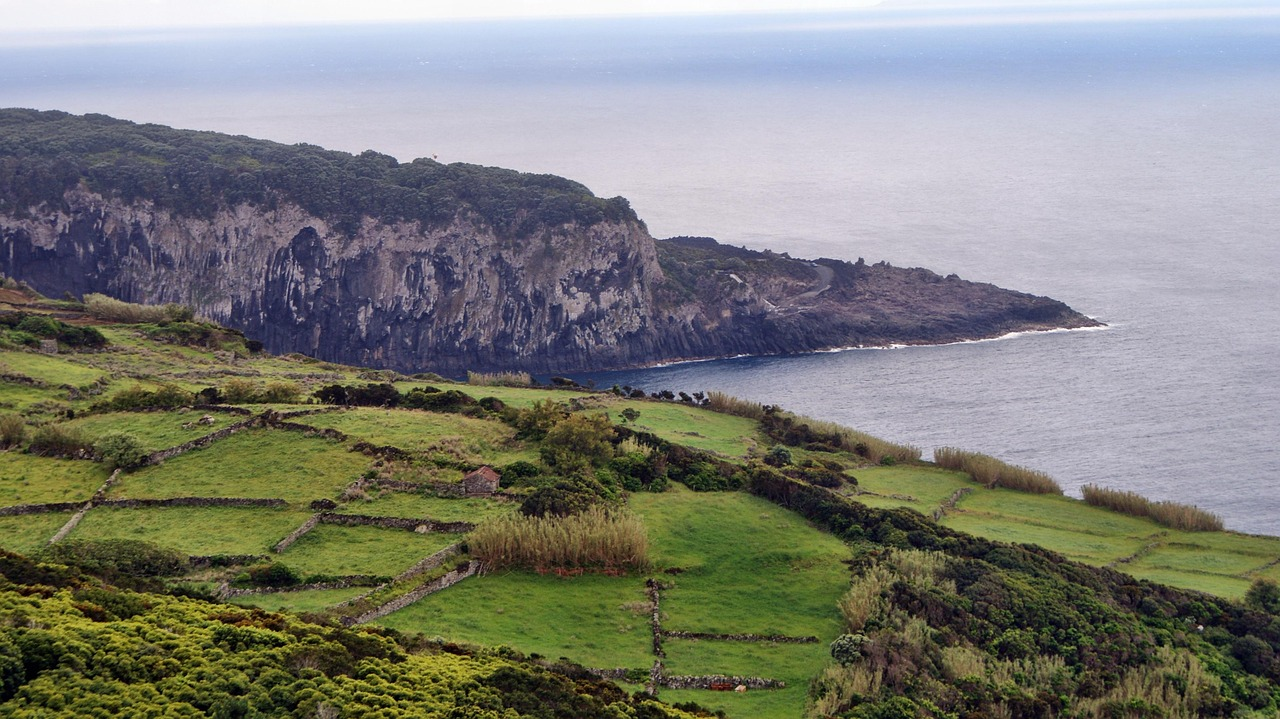
#> input picture test.jpg, 1280 x 719 px, found by its file name
$ python mod3.py
#> lines starting #> are read from the running program, lines starting #| are printed output that depends on the picture
import numpy as np
import cv2
import matplotlib.pyplot as plt

img = cv2.imread("test.jpg", 0)
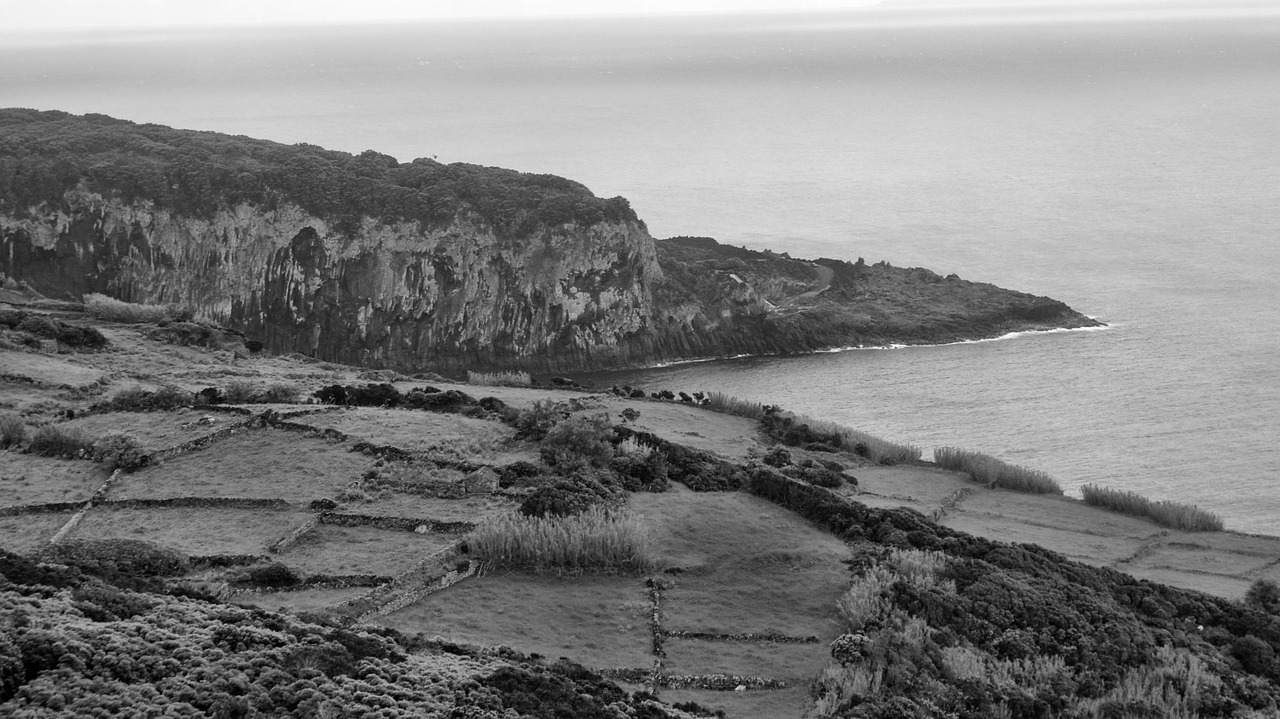
#> img: shape (719, 1280); min 0, max 255, mean 126.2

f = np.fft.fft2(img)
fshift = np.fft.fftshift(f)

magnitude_spectrum = 20 * np.log(np.abs(fshift))
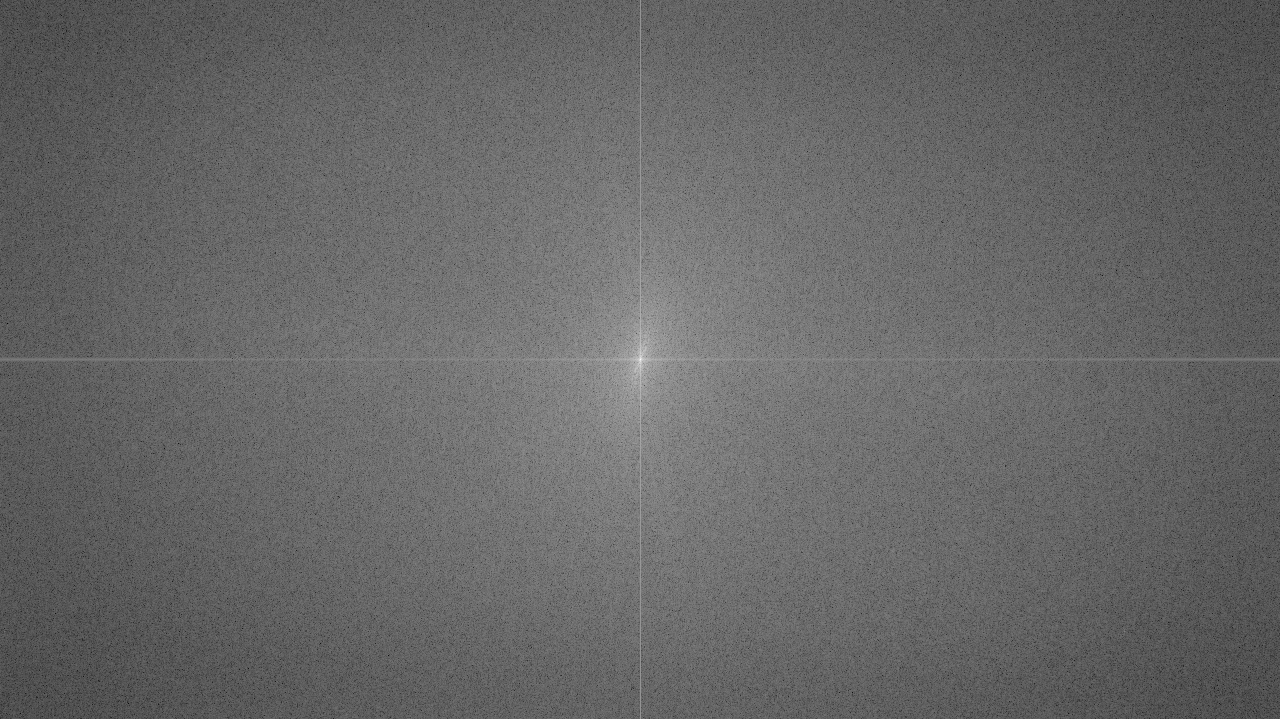
#> magnitude_spectrum: shape (719, 1280) float64; min 40.69, max 371.4, mean 174.5; drawn with min black and max white

plt.figure(figsize=(8,4))
plt.subplot(1,2,1)
plt.imshow(img, cmap='gray')
plt.title("Original")

plt.subplot(1,2,2)
plt.imshow(magnitude_spectrum, cmap='gray')
plt.title("Frequency Spectrum")

plt.show()
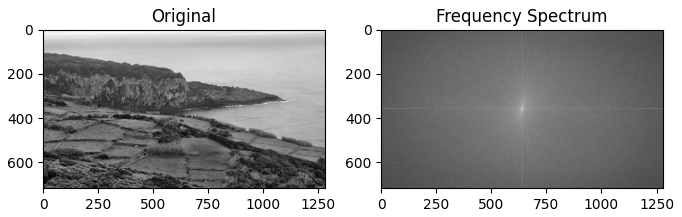
#> figure drawn by matplotlib, 2 panels
